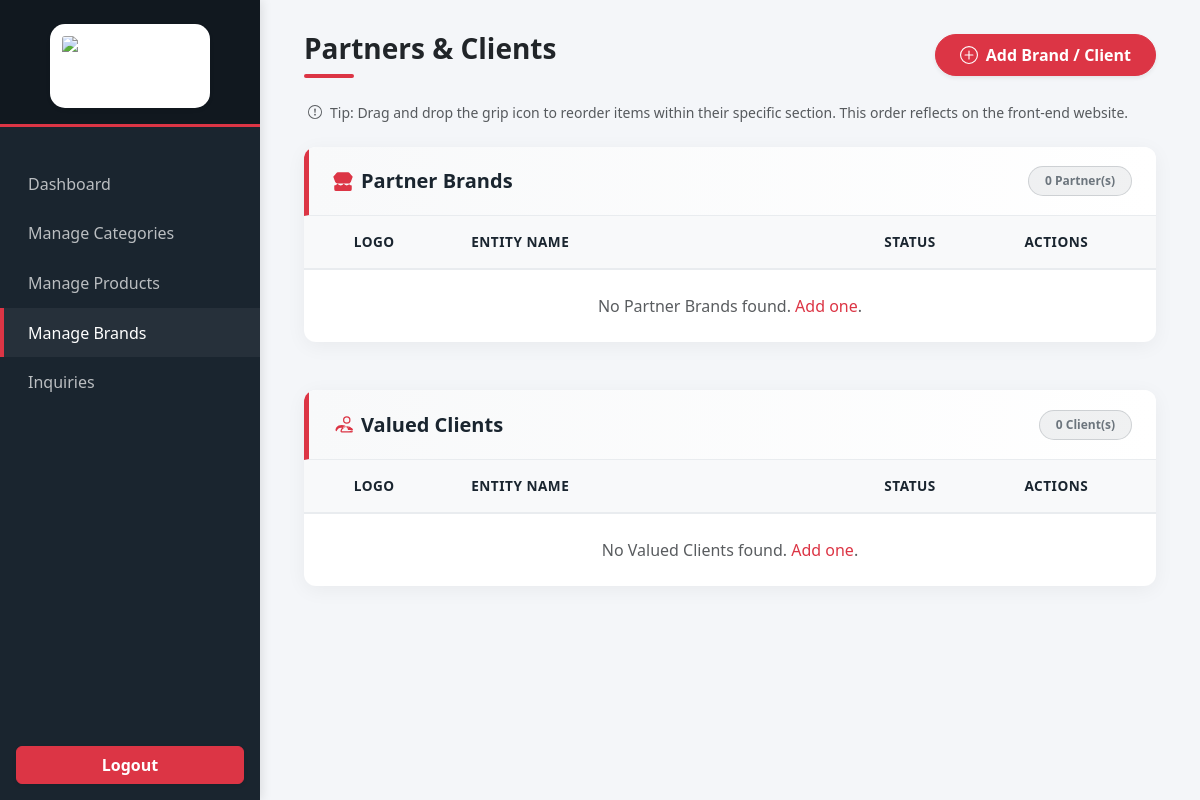
/admin/Brands/index.php (signed in), run on an earlier commit of the app's database.
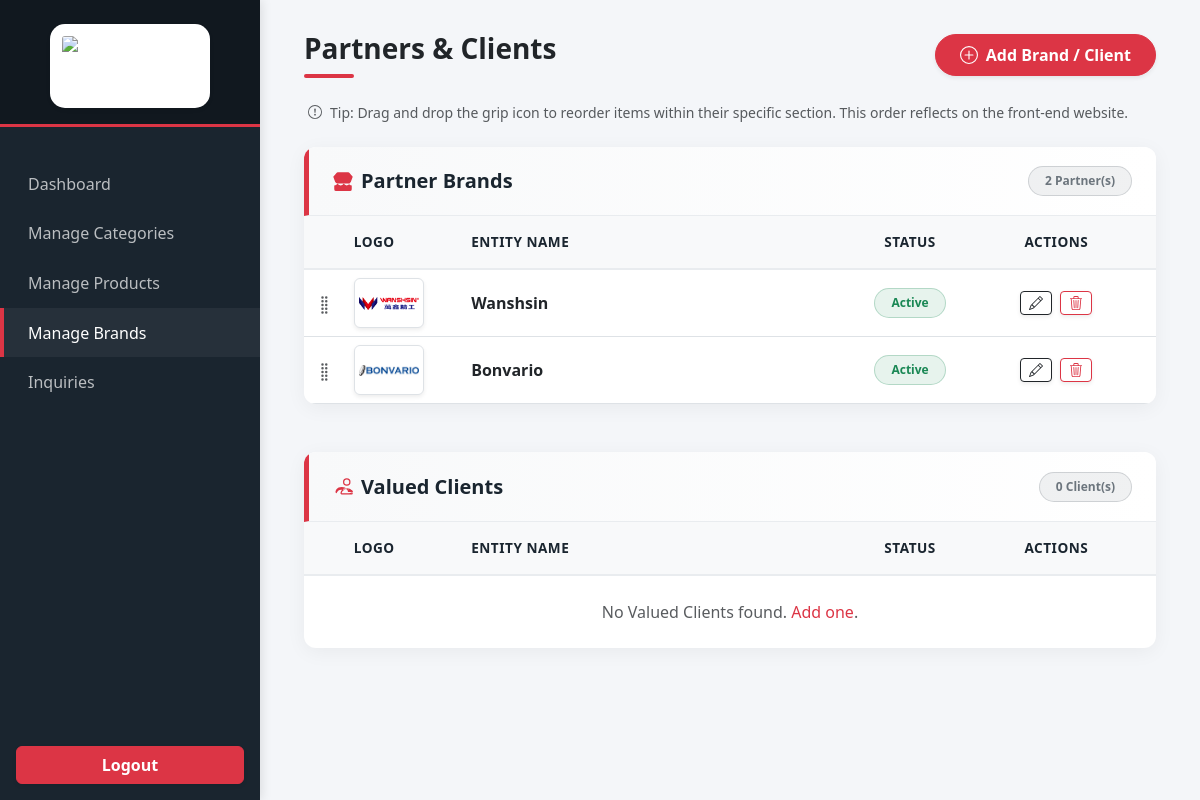
And on a later commit of the database.
### tables this page shows
CREATE TABLE `brand_clients` (
  `id` int(11) NOT NULL,
  `name` varchar(150) NOT NULL,
  `logo` varchar(255) DEFAULT NULL,
  `type` enum('partner','client') NOT NULL,
  `status` tinyint(1) DEFAULT 1,
  `sort_order` int(11) DEFAULT 0,
  `created_at` timestamp NOT NULL DEFAULT current_timestamp()
);

### admin/Brands/index.php (the view, shortened to what the changed rows need)
<?php
require_once "../../config/database.php";
$query = "
    SELECT * FROM brand_clients
    ORDER BY sort_order ASC, id DESC
";
$result = $conn->query($query);
$partners = [];
$clients = [];
if ($result->num_rows > 0) {
    while ($row = $result->fetch_assoc()) {
        if (strtolower($row['type']) == 'partner') {
            $partners[] = $row;
        } else {
            $clients[] = $row;
        }
    }
}
?>
<!DOCTYPE html>
<html lang="en">
<head>
    <link href="https://cdn.jsdelivr.net/npm/bootstrap@5.3.2/dist/css/bootstrap.min.css" rel="stylesheet">
</head>
<body>
<div class="main-content">
    <div class="container-fluid">
        <div class="row">
            <div class="col-12">
                <div class="card admin-card mb-5">
                    <div class="type-banner">
                        <h5 class="mb-0 fw-bold d-flex align-items-center gap-2" style="color: var(--admin-dark);">
                            Partner Brands
                        </h5>
                        <span class="badge bg-secondary bg-opacity-10 text-secondary border border-secondary border-opacity-25 px-3 py-2 rounded-pill">
                            <?= count($partners); ?> Partner(s)
                        </span>
                    </div>
                    <div class="admin-card-body table-responsive">
                        <div style="min-width: 800px;">
                            <ul class="list-unstyled mb-0 w-100 sortable-brands">
                                <?php if(count($partners) > 0): ?>
                                    <?php foreach($partners as $row): ?>
                                        <li class="brand-item w-100" data-id="<?= $row['id']; ?>">
                                            <div class="table-row d-flex align-items-center border-bottom bg-white py-2 pe-3 hover-bg-light transition-base">
                                                <div class="drag-handle text-muted text-center" style="width: 5%;" title="Drag to reorder">
                                                </div>
                                                <div style="width: 15%; padding-left: 0.5rem;">
                                                    <?php if(!empty($row['logo'])): ?>
                                                        <img src="../../uploads/brands/<?= htmlspecialchars($row['logo']); ?>"
                                                             class="rounded shadow-sm border bg-white p-1"
                                                             style="width: 70px; height: 50px; object-fit: contain;" alt="Logo">
                                                    <?php else: ?>
                                                        <div class="bg-light text-muted border rounded d-flex align-items-center justify-content-center" style="width: 70px; height: 50px; font-size: 0.7rem; font-weight: 500;">No Img</div>
                                                    <?php endif; ?>
                                                </div>
                                                <div style="width: 45%;" class="fw-semibold text-dark">
                                                    <?= htmlspecialchars($row['name']); ?>
                                                </div>
                                                <div class="text-center" style="width: 15%;">
                                                    <?php if($row['status']): ?>
                                                        <span class="badge bg-success bg-opacity-10 text-success border border-success border-opacity-25 px-3 py-2 rounded-pill fw-semibold">Active</span>
                                                    <?php else: ?>
                                                        <span class="badge bg-secondary bg-opacity-10 text-secondary border border-secondary border-opacity-25 px-3 py-2 rounded-pill fw-semibold">Inactive</span>
                                                    <?php endif; ?>
                                                </div>
                                                <div class="text-center" style="width: 20%;">
                                                    <div class="d-flex justify-content-center gap-2">
                                                        <a href="edit.php?id=<?= $row['id']; ?>" class="btn btn-sm btn-outline-dark d-inline-flex align-items-center gap-1 shadow-sm" title="Edit">
                                                        </a>
                                                        <a href="delete.php?id=<?= $row['id']; ?>" class="btn btn-sm btn-outline-danger d-inline-flex align-items-center gap-1 shadow-sm" onclick="return confirm('Are you sure you want to delete this record?')" title="Delete">
                                                        </a>
                                                    </div>
                                                </div>
                                            </div>
                                        </li>
                                    <?php endforeach; ?>
                                <?php else: ?>
                                    <div class="text-center py-4">
                                        <p class="text-muted mb-0">No Partner Brands found. <a href="add.php" class="text-danger text-decoration-none">Add one</a>.</p>
                                    </div>
                                <?php endif; ?>
                            </ul>
                        </div>
                    </div>
                </div>
            </div>
        </div>
    </div>
</div>
</body>
</html>

What changed in the data, as far as the page shows it:
added brand_clients: logo (picture), name "Wanshsin", status "Active"
added brand_clients: logo (picture), name "Bonvario", status "Active"
Also different on the page:
count($partners): "0" → "2"
text no longer shown: "No Partner Brands found. Add one ."
